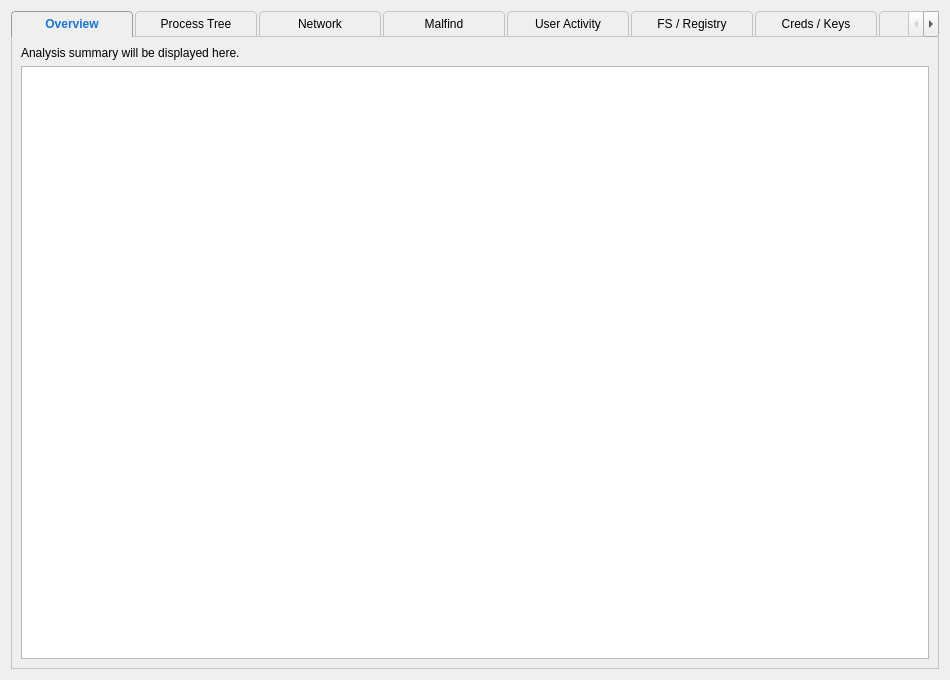
<?xml version="1.0" encoding="UTF-8"?>
<ui version="4.0">
 <class>MemoryAnalysisResultWidget</class>
 <widget class="QWidget" name="MemoryAnalysisResultWidget">
  <property name="geometry">
   <rect>
    <x>0</x>
    <y>0</y>
    <width>950</width>
    <height>680</height>
   </rect>
  </property>
  <property name="windowTitle">
   <string>Analysis Result</string>
  </property>
  <layout class="QVBoxLayout" name="mainResultLayout">
   <item>
    <widget class="QTabWidget" name="resultTabWidget">
     <property name="styleSheet">
      <string notr="true">QTabWidget::pane {
    border: 1px solid #C4C4C3;
    top: -1px; 
}

QTabBar::tab {
    background: qlineargradient(x1: 0, y1: 0, x2: 0, y2: 1,
                                stop: 0 #f6f7fa, stop: 1.0 #e2e4e8);
    border: 1px solid #C4C4C3;
    border-bottom-color: #C2C7CB;
    border-top-left-radius: 4px;
    border-top-right-radius: 4px;
    min-width: 110px; /* Tăng độ rộng tối thiểu */
    padding: 5px;
    margin-right: 2px;
}

QTabBar::tab:selected {
    background: qlineargradient(x1: 0, y1: 0, x2: 0, y2: 1,
                                stop: 0 #e3f2fd, stop: 1.0 #dbe9f6); /* Light blue gradient */
    border-color: #9B9B9B;
    border-bottom-color: #e3f2fd; /* Same as background to connect to pane */
    color: #1976d2; /* Dark blue text */
    font-weight: bold;
}

QTabBar::tab:!selected:hover {
    background: #e6eaf1;
}</string>
     </property>
     <property name="currentIndex">
      <number>0</number>
     </property>
     <widget class="QWidget" name="tab_overview">
      <attribute name="title">
       <string>Overview</string>
      </attribute>
      <layout class="QVBoxLayout" name="verticalLayout_overview">
       <item>
        <widget class="QLabel" name="label_stats">
         <property name="text">
          <string>Analysis summary will be displayed here.</string>
         </property>
        </widget>
       </item>
       <item>
        <widget class="QTableView" name="table_overview"/>
       </item>
      </layout>
     </widget>
     <widget class="QWidget" name="tab_process_tree">
      <attribute name="title">
       <string>Process Tree</string>
      </attribute>
      <layout class="QVBoxLayout" name="verticalLayout_process_tree">
       <item>
        <widget class="QTreeView" name="treeView_process"/>
       </item>
      </layout>
     </widget>
     <widget class="QWidget" name="tab_network">
      <attribute name="title">
       <string>Network</string>
      </attribute>
      <layout class="QVBoxLayout" name="verticalLayout_network">
       <item>
        <widget class="QTableView" name="table_network"/>
       </item>
      </layout>
     </widget>
     <widget class="QWidget" name="tab_malfind">
      <attribute name="title">
       <string>Malfind</string>
      </attribute>
      <layout class="QVBoxLayout" name="verticalLayout_malfind">
       <item>
        <widget class="QTableView" name="table_malfind"/>
       </item>
      </layout>
     </widget>
     <widget class="QWidget" name="tab_user_activity">
      <attribute name="title">
       <string>User Activity</string>
      </attribute>
      <layout class="QVBoxLayout" name="verticalLayout_user_activity">
       <item>
        <widget class="QTextEdit" name="textedit_cmd"/>
       </item>
       <item>
        <widget class="QTextEdit" name="textedit_clipboard"/>
       </item>
      </layout>
     </widget>
     <widget class="QWidget" name="tab_fs_registry">
      <attribute name="title">
       <string>FS / Registry</string>
      </attribute>
      <layout class="QVBoxLayout" name="verticalLayout_fs_registry">
       <item>
        <widget class="QTableView" name="table_fs"/>
       </item>
       <item>
        <widget class="QTreeView" name="treeView_registry"/>
       </item>
      </layout>
     </widget>
     <widget class="QWidget" name="tab_creds_keys">
      <attribute name="title">
       <string>Creds / Keys</string>
      </attribute>
      <layout class="QVBoxLayout" name="verticalLayout_creds_keys">
       <item>
        <widget class="QTableView" name="table_hashdump"/>
       </item>
       <item>
        <widget class="QTextEdit" name="textedit_keys"/>
       </item>
      </layout>
     </widget>
     <widget class="QWidget" name="tab_timeline">
      <attribute name="title">
       <string>Timeline</string>
      </attribute>
      <layout class="QVBoxLayout" name="verticalLayout_timeline">
       <item>
        <widget class="QGraphicsView" name="graphicsView_timeline"/>
       </item>
      </layout>
     </widget>
     <widget class="QWidget" name="tab_artifacts">
      <attribute name="title">
       <string>Artifacts</string>
      </attribute>
      <layout class="QVBoxLayout" name="verticalLayout_artifacts">
       <item>
        <widget class="QTableView" name="table_artifacts"/>
       </item>
       <item>
        <widget class="QPushButton" name="button_export_all">
         <property name="text">
          <string>Export All</string>
         </property>
        </widget>
       </item>
      </layout>
     </widget>
    </widget>
   </item>
  </layout>
 </widget>
 <resources/>
 <connections/>
</ui>
